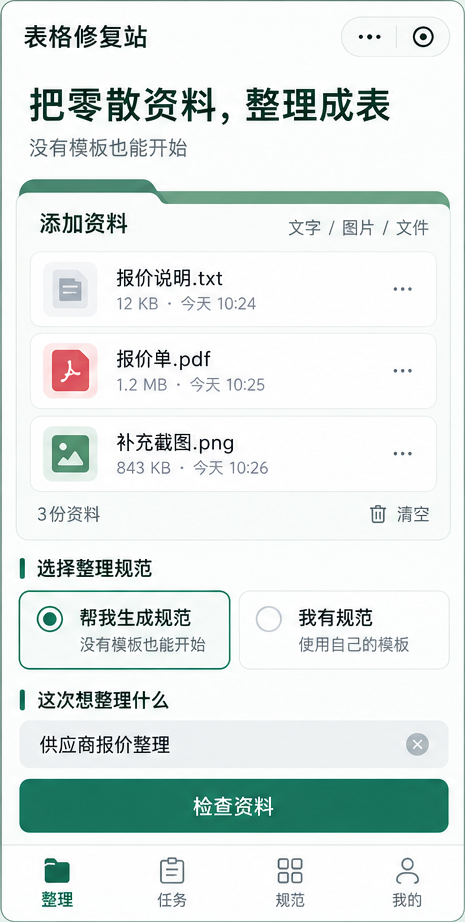
#> input picture assets/design/b-jade-folders/v1.0.0/reference/MP01-home.png, 465 x 922 px
$ python build-design-comparison.py
#> lines starting #> are read from the running program, lines starting #| are printed output that depends on the picture
"""Compare retained B references with real before/after source captures. No network or browser."""
from pathlib import Path
from PIL import Image, ImageDraw, ImageFont

ROOT = Path(__file__).resolve().parents[1]
MEDIA = ROOT / 'docs/media/design-review'
REFERENCES = ROOT / 'assets/design/b-jade-folders/v1.0.0/reference'

def main():
    font = ImageFont.load_default(size=18)
    small = ImageFont.load_default(size=13)
    refs = {'MP01': 'MP01-home.png', 'MP06': 'MP06-schema.png', 'MP10': 'MP10-issue.png'}
    for code, reference in refs.items():
        sheet = Image.new('RGB', (1181, 970), '#EAF1EE')
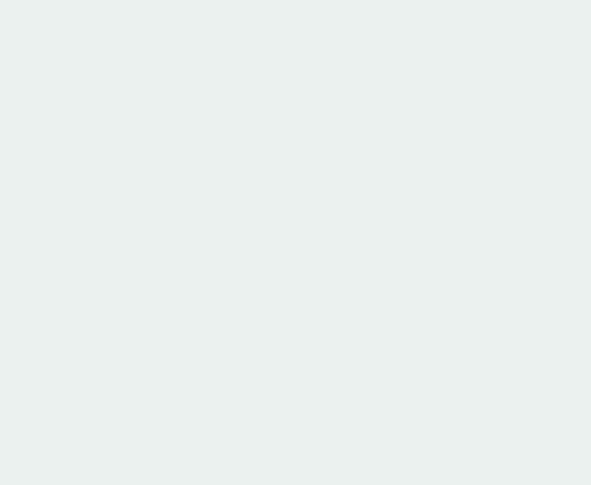
#> sheet: PIL image 1181x970 RGB (shown at 1/2 size); mean R, G, B 234, 241, 238
        draw = ImageDraw.Draw(sheet)
        for index, (label, file, crop_chrome) in enumerate([
            ('B REFERENCE / original aspect ratio', REFERENCES / reference, False),
            ('BEFORE / a9d9699 / synthetic fixture', MEDIA / f'before-{code}.png', True),
            ('AFTER / current / same synthetic fixture', MEDIA / f'alipay-{code}.png', True),
        ]):
            image = Image.open(file).convert('RGB')
#> image is the input picture: PIL image 465x922 RGB; mean R, G, B 223.7, 231.8, 229.6
            if crop_chrome:
                # Remove only the documentation banner and mock status bar, keep native navigation.
                image = image.crop((0, 53, image.width, image.height))
            image = image.resize((375, round(image.height * 375 / image.width)), Image.Resampling.LANCZOS)
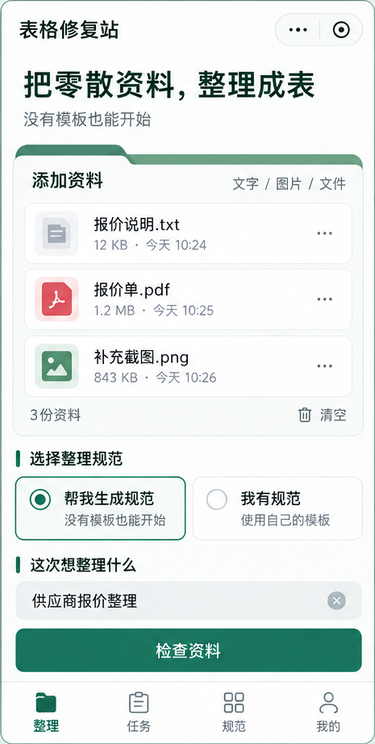
#> image: PIL image 375x744 RGB; mean R, G, B 223.5, 231.6, 229.4
            x = 12 + index * 391
            draw.text((x, 14), label, fill='#203C32', font=small)
            sheet.paste(image, (x, 44))
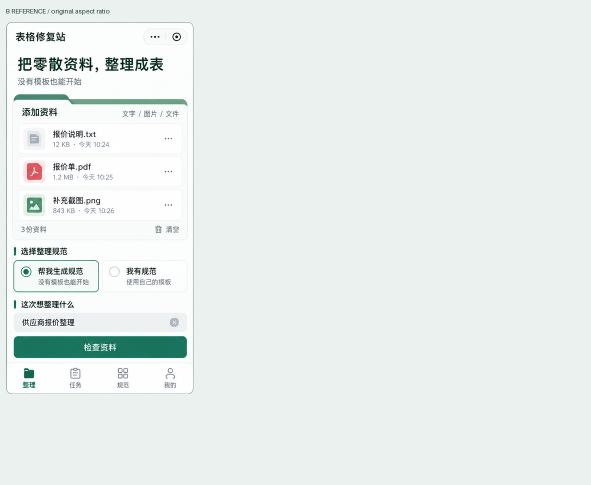
#> sheet: PIL image 1181x970 RGB (shown at 1/2 size); mean R, G, B 231.4, 238.6, 235.8
        draw.text((12, 930), f'{code} | Width normalized; no stretching or pixel-perfect score. Source preview, NOT native-device proof.', fill='#875A18', font=small)
        sheet.save(MEDIA / f'comparison-{code}.png', optimize=True)
    board = Image.new('RGB', (1054, 894), '#EAF1EE')
    draw = ImageDraw.Draw(board)
    draw.text((20, 15), 'TABLE PURIFIER / B JADE FOLDERS / CURRENT SOURCE', fill='#203C32', font=font)
    draw.text((20, 44), 'Synthetic quotation fixture / Actual templates and controller / Native devices NOT_RUN', fill='#875A18', font=small)
    for index, code in enumerate(refs):
        image = Image.open(MEDIA / f'alipay-{code}.png').convert('RGB')
        image.thumbnail((330, 810), Image.Resampling.LANCZOS)
        board.paste(image, (16 + index * 346, 70))
    board.save(MEDIA / 'after-board.png', optimize=True)

if __name__ == '__main__':
#> (the run stopped early here; a loop or call above may not have finished)

$ run again, with assets/design/b-jade-folders/v1.0.0/reference/B-generated-original.png copied over assets/design/b-jade-folders/v1.0.0/reference/MP01-home.png
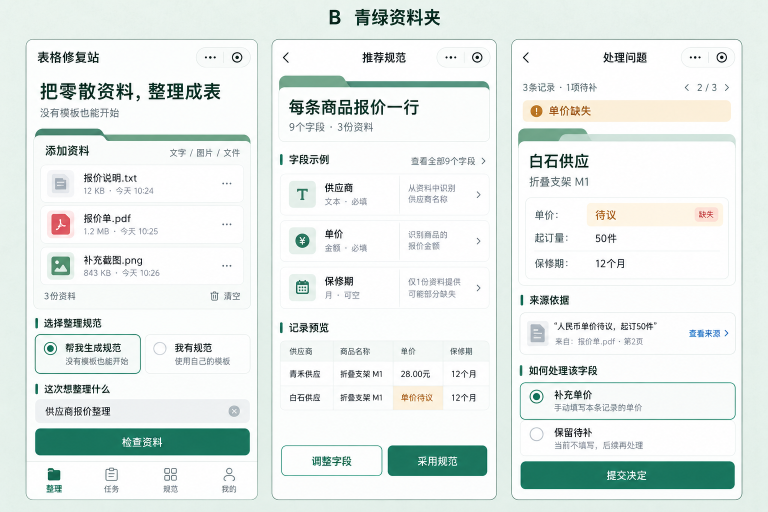
#> input picture assets/design/b-jade-folders/v1.0.0/reference/B-generated-original.png, 1536 x 1024 px (shown at 1/2 size)
#> in main, image is the input picture: PIL image 1536x1024 RGB; mean R, G, B 228.5, 236, 233.1
#> in main, `image = image.resize((375, round(image.height * 375 / image.width)), I..`:
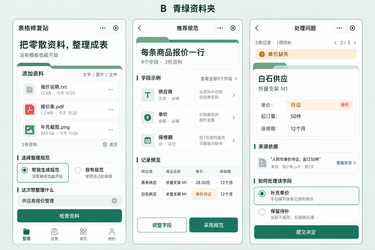
#> image: PIL image 375x250 RGB; mean R, G, B 228.2, 235.8, 232.8
